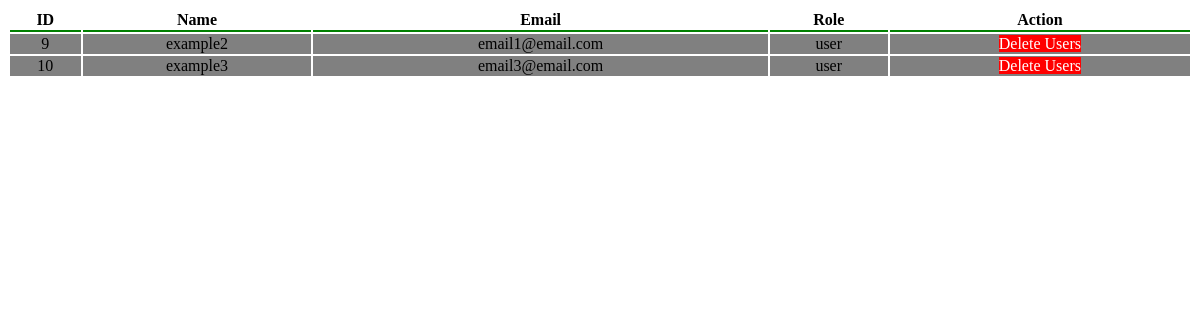
The app's page /admin/manage_users.php (signed in) with its own data.
### tables this page shows
CREATE TABLE `test` (
  `id` int(11) NOT NULL,
  `name` varchar(255) NOT NULL,
  `email` varchar(255) NOT NULL,
  `password` varchar(255) NOT NULL,
  `role` enum('admin','user') NOT NULL
);

### admin/manage_users.php (the view, shortened to what this page needs)
<?php
if(isset($_SESSION['user_id'])){
    if ($_SESSION['role'] == "admin"){
        include "../db.php";
$sql= "select id, name, email, role from test where role ='user'";
$result = mysqli_query($conn, $sql);
    }
    else{
        header("Location: ../dashboard.php");
    }
}
else{
    header("Location: ../login.php");
}
?>
<!DOCTYPE html>
<html lang="en">
<head>
</head>
<body>
    <table>
        <thead>
            <tr>
                <th>ID</th>
                <th>Name</th>
                <th>Email</th>
                <th>Role</th>
                <th>Action</th>
            </tr>
        </thead>
        <tbody>
            <?php
            while($row =  mysqli_fetch_assoc($result)){
            ?>
            <tr>
                <td><?php echo "{$row['id']}"?></td>
                 <td><?php echo "{$row['name']}"?></td>
                  <td><?php echo "{$row['email']}"?></td>
                   <td><?php echo "{$row['role']}"?></td>
                    <td><a class = "link" href = "deleteuser.php?user_id=<?php echo $row['id']; ?>">Delete Users</a></td>
</tr>
<?php } ?>
        </tbody>
    </table>
</body>
</html>

### admin/manage_users.php (style rules this page uses)
table { border: none; width: 100%; }
tr, th { border-bottom: 2px solid green; }
td { text-align:center; border: none; background-color: gray; }
.link { text-decoration: none; background-color: red; color:white; }

### records on screen
test: id "9", name "example2", email "email1@email.com", role "user"
test: id "10", name "example3", email "email3@email.com", role "user"
